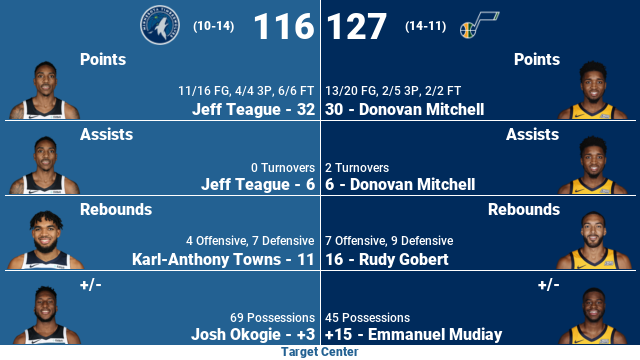

Python code for this plot:
import requests
from PIL import Image, ImageDraw, ImageFont
from io import BytesIO

class image():
	def __init__(self):
		self.colors = {
			'Atlanta Hawks': '#e03a3e',
			'Boston Celtics': '#007A33',
			'Brooklyn Nets': '#000000',
			'Charlotte Hornets': '#00788C',
			'Chicago Bulls': '#CE1141',
			'Cleveland Cavaliers': '#6F263D',
			'Dallas Mavericks': '#002B5e',
			'Denver Nuggets': '#0E2240',
			'Detroit Pistons': '#C8102E',
			'Golden State Warriors': '#006BB6',
			'Houston Rockets': '#CE1141',
			'Indiana Pacers': '#FDBB30',
			'Los Angeles Clippers': '#c8102E',
			'Los Angeles Lakers': '#FDB927',
			'Memphis Grizzlies': '#5D76A9',
			'Miami Heat': '#98002E',
			'Milwaukee Bucks': '#00471B',
			'Minnesota Timberwolves': '#236192',
			'New Orleans Pelicans': '#0C2340',
			'New York Knicks': '#006BB6',
			'Oklahoma City Thunder': '#007ac1',
			'Orlando Magic': '#0077c0',
			'Philadelphia 76ers': '#006bb6',
			'Phoenix Suns': '#1d1160',
			'Portland Trail Blazers': '#E03A3E',
			'Sacramento Kings': '#5a2d81',
			'San Antonio Spurs': '#000000',
			'Toronto Raptors': '#ce1141',
			'Utah Jazz': '#002B5C',
			'Washington Wizards': '#e31837'
		}

	def create_image(self, gameStats):
		#Set the fonts
		score_font = ImageFont.truetype('Roboto-Black.TTF', 36)
		record_font = ImageFont.truetype('Roboto-Black.TTF', 12)
		#Generate the image
		createdImage = Image.new('RGB', (640, 360), color='white')
		drawing = ImageDraw.Draw(createdImage)
		#Create the colored backgrounds
		drawing.rectangle([0,0,320,360],fill=self.colors[gameStats['home']['team_info'][0]])
		drawing.rectangle([320,0,640,360],fill=self.colors[gameStats['away']['team_info'][0]])
		drawing.line([320, 0, 320, 360], fill='white', width=1)
		#Draw the team's scoring
		sHw, sHh = drawing.textsize(str(gameStats['home']['boxscore']['team_points']), font=score_font)
		drawing.text((315-sHw, 5), str(gameStats['home']['boxscore']['team_points']), font=score_font, fill='white')
		drawing.text((325, 5), str(gameStats['away']['boxscore']['team_points']), font=score_font, fill='white')
		#Draw the team's record
		rHw, rHh = drawing.textsize(f"({gameStats['home']['team_info'][2]})", font=record_font)
		rAw, rAh = drawing.textsize(f"({gameStats['away']['team_info'][2]})", font=record_font)
		drawing.text((214-(rHw/2), 26-(rHh/2)), f"({gameStats['home']['team_info'][2]})", font=record_font)
		drawing.text((426-(rAw/2), 26-(rAh/2)), f"({gameStats['away']['team_info'][2]})", font=record_font)
		#Draw the team's logo
		homeLogo = Image.open('team_logos/'+gameStats['home']['team_info'][0].replace(' ','_')+ '.png')
		homeLogo.thumbnail((40, 40), resample=Image.BILINEAR)
		createdImage.paste(homeLogo, box=(140,5), mask=homeLogo)
		awayLogo = Image.open('team_logos/'+gameStats['away']['team_info'][0].replace(' ','_')+ '.png')
		awayLogo.thumbnail((40, 40), resample=Image.BILINEAR)
		createdImage.paste(awayLogo, box=(460,5), mask=awayLogo)
		#Draw the Rows
		offset = 60
		for key in gameStats['home']['boxscore']:
			if key != 'team_points':
				createdImage = image().draw_row(gameStats, createdImage, offset, key.replace('Player_', ''))
				offset += 75
		#Draw the Arena name
		arw, arh = drawing.textsize(f"{gameStats['home']['team_info'][3]}", font=record_font)
		drawing.rectangle([0, 345, 640, 360], fill='white')
		drawing.text((320-(arw/2), 358-arh), gameStats['home']['team_info'][3], fill=self.colors[gameStats['home']['team_info'][0]], font=record_font)
		#Save the image
		createdImage.save('image.png')
		
	def draw_row(self, gameStats, createdImage, yOffset, statType):
		#Set the fonts
		stat_font = ImageFont.truetype('Roboto-Black.TTF', 16)
		tag_font = ImageFont.truetype('Roboto-Medium.TTF', 12)

		drawing = ImageDraw.Draw(createdImage)
		#Home
		#Get Headshot
		headshot = image().get_headshot(gameStats['home']['team_info'][1], gameStats['home']['boxscore']['Player_'+statType][1])
		createdImage.paste(headshot, box=(5,yOffset), mask=headshot)
		#Draw Text
		drawing.text((80, yOffset-10), statType, font=stat_font, fill='white')
		hPNw, hPNh = drawing.textsize(str(gameStats['home']['boxscore']['Player_'+statType][0]+' -'), font=stat_font)
		hPTw, hPTh = drawing.textsize(str(gameStats['home']['boxscore']['Player_'+statType][2]), font=stat_font)
		hTw, hTh = drawing.textsize(gameStats['home']['boxscore']['Player_'+statType][3], font=tag_font)
		drawing.text((315-hPTw, yOffset+55-hPTh), str(gameStats['home']['boxscore']['Player_'+statType][2]), font=stat_font, fill='white')
		drawing.text((310-hPTw-hPNw, yOffset+55-hPTh), str(gameStats['home']['boxscore']['Player_'+statType][0]+' -'), font=stat_font, fill='white')
		drawing.text((315-hTw, yOffset+52-hPTh-hTh), str(gameStats['home']['boxscore']['Player_'+statType][3]), font=tag_font, fill='white')
		#Away
		#Get Headshot
		headshot = image().get_headshot(gameStats['away']['team_info'][1], gameStats['away']['boxscore']['Player_'+statType][1])
		createdImage.paste(headshot, box=(553,yOffset), mask=headshot)
		#Draw Text
		sPw, sPh = drawing.textsize(statType, font=stat_font)
		drawing.text((560-sPw, yOffset-10), statType, font=stat_font, fill='white')
		aPNw, aPNh = drawing.textsize('- '+str(gameStats['away']['boxscore']['Player_'+statType][0]), font=stat_font)
		aPTw, aPTh = drawing.textsize(str(gameStats['away']['boxscore']['Player_'+statType][2]), font=stat_font)
		aTw, aTh = drawing.textsize(gameStats['away']['boxscore']['Player_'+statType][3], font=tag_font)
		drawing.text((325, yOffset+55-aPTh), str(gameStats['away']['boxscore']['Player_'+statType][2]), font=stat_font, fill='white')
		drawing.text((330+aPTw, yOffset+55-aPTh), '- '+str(gameStats['away']['boxscore']['Player_'+statType][0]), font=stat_font, fill='white')
		drawing.text((325, yOffset+52-aPTh-aTh), str(gameStats['away']['boxscore']['Player_'+statType][3]), font=tag_font, fill='white')
		#Draw bottom line
		drawing.line([5, yOffset+60, 635, yOffset+60], fill='white', width=1)
		return createdImage

	def get_headshot(self, team_id, player_id):
		#Get the player's headshot for their team
		headshot = requests.get(f'https://ak-static.cms.nba.com/wp-content/uploads/headshots/nba/{team_id}/2019/260x190/{player_id}.png')
		if headshot.status_code == 403:
			#If they don't have a team headshot, get their latest headshot
			headshot = requests.get(f'https://ak-static.cms.nba.com/wp-content/uploads/headshots/nba/latest/260x190/{player_id}.png')
			#If none of the headshots are available, get the default fallback
			if headshot.status_code == 403:
				headshot = requests.get('https://stats.nba.com/media/img/league/nba-headshot-fallback.png')
		imageData = Image.open(BytesIO(headshot.content))
		imageData.save('headshot.png')
		#Open the saved headshot and resize it
		headshot = Image.open('headshot.png').convert("RGBA")
		headshot.thumbnail((82, 60), resample=Image.BILINEAR)
		#Hand the headshot data back
		return headshot
